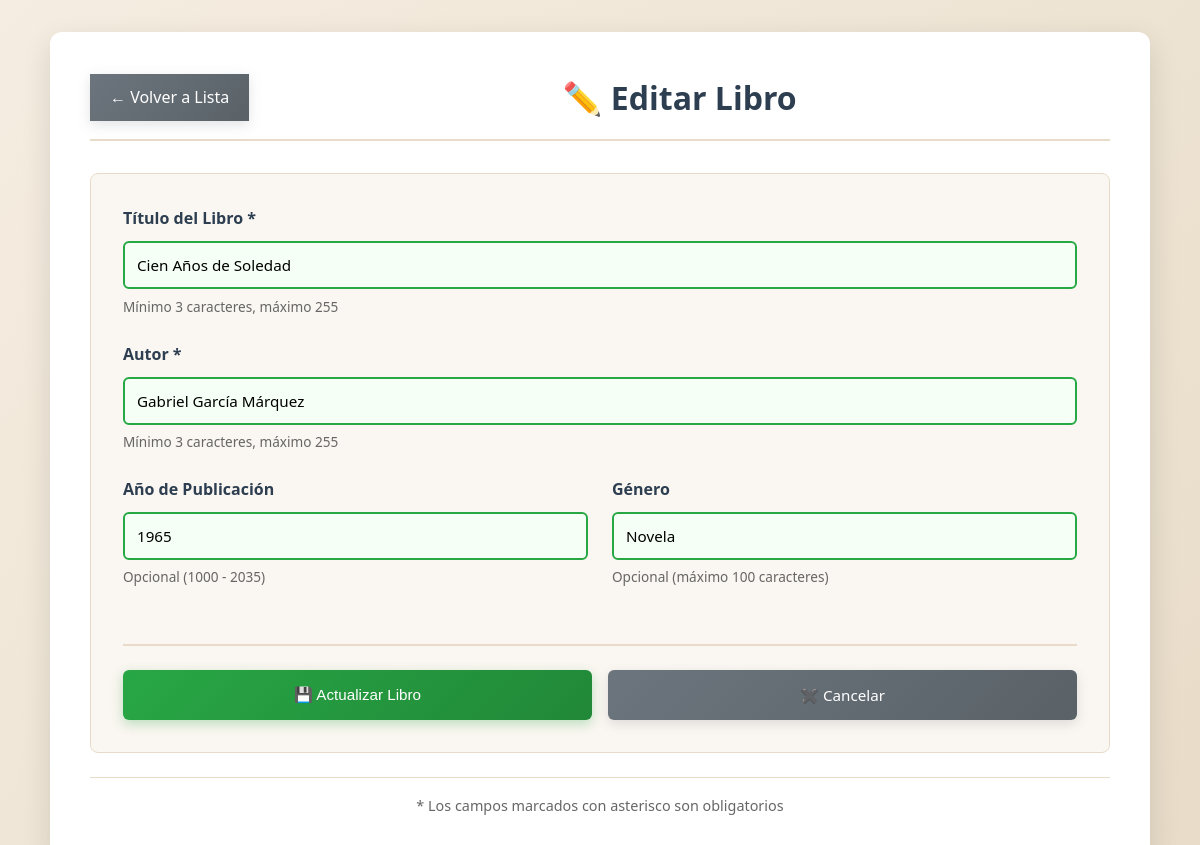
The page /edit.php?id=1 on the database as committed earlier.
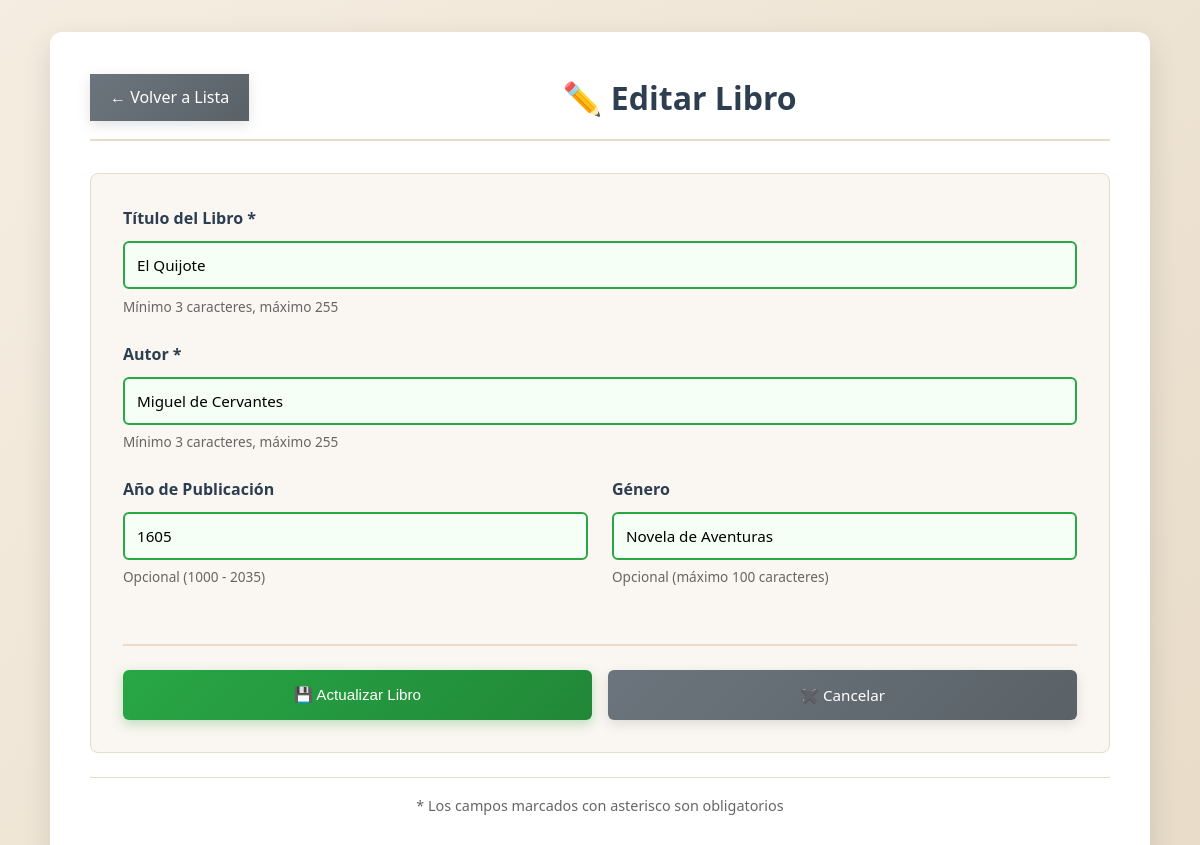
The same page on the database as committed later.
### tables this page shows
CREATE TABLE books (
        id INTEGER PRIMARY KEY AUTOINCREMENT,
        title TEXT NOT NULL,
        author TEXT NOT NULL,
        year INTEGER,
        genre TEXT,
        created_at DATETIME DEFAULT CURRENT_TIMESTAMP
    );

### models/Book.php (called while the page is built, shortened)
<?php
class Book {
    private PDO $pdo;
    public function __construct(PDO $pdo) {
        $this->pdo = $pdo;
    }
    public function getById(int $id): ?array {
        $stmt = $this->pdo->prepare("SELECT * FROM books WHERE id = ?");
        $stmt->execute([$id]);
        return $stmt->fetch(PDO::FETCH_ASSOC) ?: null;
    }
}

### edit.php (the view, shortened to what this page needs)
<?php
require_once __DIR__ . '/config/database.php';
require_once __DIR__ . '/models/Book.php';
$bookModel = new Book($pdo);
$id = $_GET['id'] ?? null;
$book = $bookModel->getById((int)$id);
$title = $book['title'];
$author = $book['author'];
$year = $book['year'] ?? '';
$genre = $book['genre'] ?? '';
?>
<!DOCTYPE html>
<html lang="es">
<head>
    <link rel="stylesheet" href="assets/css/styles.css">
</head>
<body>
    <div class="container">
        <div class="form-header">
            <a href="index.php" class="btn-back">← Volver a Lista</a>
            <h1>✏️ Editar Libro</h1>
        </div>
        <form method="POST" class="book-form" id="bookForm" novalidate>
            <div class="form-group">
                <label for="title">Título del Libro *</label>
                <input
                    type="text"
                    id="title"
                    name="title"
                    placeholder="Ej: El Quijote"
                    value="<?= htmlspecialchars($title) ?>"
                    required
                    minlength="3"
                    maxlength="255"
                    class="form-input"
                    data-field="title"
                >
                <small class="form-text form-help" id="title-help">Mínimo 3 caracteres, máximo 255</small>
            </div>
            <div class="form-group">
                <label for="author">Autor *</label>
                <input
                    type="text"
                    id="author"
                    name="author"
                    placeholder="Ej: Miguel de Cervantes"
                    value="<?= htmlspecialchars($author) ?>"
                    required
                    minlength="3"
                    maxlength="255"
                    class="form-input"
                    data-field="author"
                >
                <small class="form-text form-help" id="author-help">Mínimo 3 caracteres, máximo 255</small>
            </div>
            <div class="form-row">
                <div class="form-group">
                    <label for="year">Año de Publicación</label>
                    <input
                        type="number"
                        id="year"
                        name="year"
                        placeholder="Ej: 2024"
                        value="<?= htmlspecialchars($year) ?>"
                        min="1000"
                        max="<?= date('Y') + 10 ?>"
                        class="form-input"
                        data-field="year"
                    >
                    <small class="form-text form-help" id="year-help">Opcional (1000 - <?= date('Y') + 10 ?>)</small>
                </div>
                <div class="form-group">
                    <label for="genre">Género</label>
                    <input
                        type="text"
                        id="genre"
                        name="genre"
                        placeholder="Ej: Novela, Ciencia Ficción"
                        value="<?= htmlspecialchars($genre) ?>"
                        maxlength="100"
                        class="form-input"
                        data-field="genre"
                    >
                    <small class="form-text form-help" id="genre-help">Opcional (máximo 100 caracteres)</small>
                </div>
            </div>
            <div class="form-actions">
                <button type="submit" class="btn btn-primary" id="submitBtn">💾 Actualizar Libro</button>
                <a href="index.php" class="btn btn-secondary">✖️ Cancelar</a>
            </div>
        </form>
        <div class="form-footer">
            <p>* Los campos marcados con asterisco son obligatorios</p>
        </div>
    </div>
</body>
</html>

Rows that differ between the two databases and show on the page:
changed books: title "Cien Años de Soledad" → "El Quijote"; author "Gabriel García Márquez" → "Miguel de Cervantes"; year "1965" → "1605"; genre "Novela" → "Novela de Aventuras"
